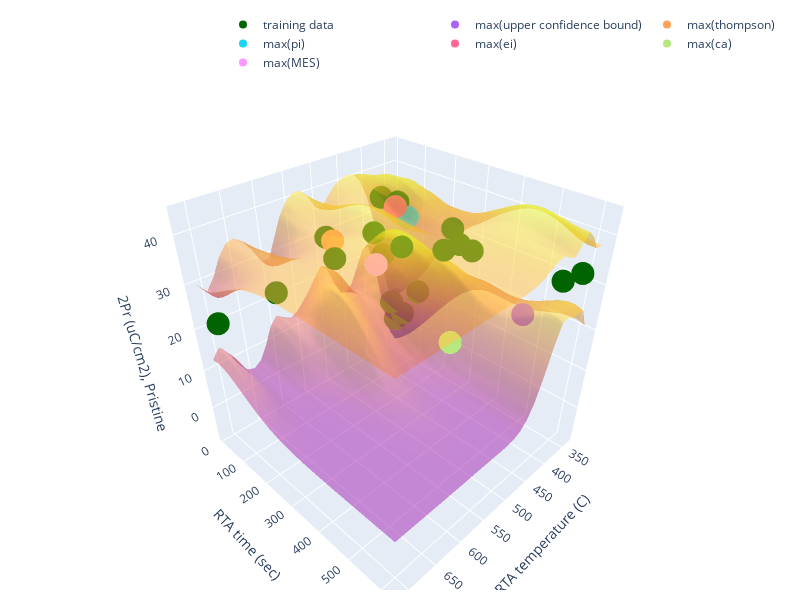

Notebook cell for this chart:
### Code cell
pred_var = obs.variance.view(n, n).detach().numpy().T
lower, upper = obs.confidence_region()
upper_surf = upper.detach().numpy().reshape(30,30).T
lower_surf = lower.detach().numpy().reshape(30,30).T

ucb = np.unravel_index(upper_surf.argmax(), upper_surf.shape)
max_var = np.unravel_index(pred_var.argmax(), pred_var.shape)
ei = np.unravel_index(EI_acq_shape.argmax(), EI_acq_shape.shape)
pi = np.unravel_index(PI_acq_shape.argmax(), PI_acq_shape.shape)

# plot?...
import plotly.graph_objects as go
fig = go.Figure(data=[go.Surface(z = upper_surf, x=test_grid[:,0], y=test_grid[:,1], opacity=0.5, showscale=False)])
fig.add_trace(go.Surface(z = lower_surf, x=test_grid[:,0], y=test_grid[:,1], opacity=0.5, showscale=False))
fig.add_trace(go.Scatter3d(x=train_x[:,0].numpy(), y=train_x[:,1].numpy(), 
                            z=train_y.numpy(), mode='markers', name='training data', marker={'color':'darkgreen'}))

fig.add_trace(go.Scatter3d(x=test_grid[ucb[1], 0].numpy(), y=test_grid[ucb[0], 1].numpy(), 
                            z=[pred_labels[ucb[0], ucb[1]]], mode='markers', name='max(upper confidence bound)')) 
fig.add_trace(go.Scatter3d(x=test_grid[th[1], 0].numpy(), y=test_grid[th[0],1].numpy(), 
                            z=[pred_labels[th[0], th[1]].detach().numpy()], mode='markers', name='max(thompson)')) 
fig.add_trace(go.Scatter3d(x=test_grid[pi[1], 0].numpy(), y=test_grid[pi[0], 1].numpy(), z=[pred_labels[pi[0], pi[1]]], mode='markers', name='max(pi)'))

fig.add_trace(go.Scatter3d(x=test_grid[ei[1], 0].numpy(), y=test_grid[ei[0], 1].numpy(), z=[pred_labels[ei
[0], ei[1]]], mode='markers', name='max(ei)'))

fig.add_trace(go.Scatter3d(x=test_grid[ca[1], 0].numpy(), y=test_grid[ca[0], 1].numpy(), z=[pred_labels[ca[0], ca[1]]], mode='markers', name='max(ca)'))


fig.update_layout( width=800, height=600,
                  margin=dict(r=20, l=10, b=10, t=10),
                  legend=dict(orientation="h", yanchor="bottom", y=1.02, xanchor="right",x=1),
                  scene=dict(
                    xaxis_title="RTA temperature (C)",
                    yaxis_title="RTA time (sec)",
                    zaxis_title='2Pr (uC/cm2), Pristine')
                  )
fig.show()

### Figure 1 — Plotly figure (JSON) as saved in the notebook; plotly's stock layout.template omitted (floating-point values rounded to 4 significant figures; data arrays with more than 128 entries replaced by an {"elided": "..."} marker saying what was removed)
{"data": [{"opacity": 0.5, "showscale": false, "type": "surface", "x": [337.5, 350.4, 363.4, 376.3, 389.2, 402.2, 415.1, 428.0, 440.9, 453.9, 466.8, 479.7, 492.7, 505.6, 518.5, 531.5, 544.4, 557.3, 570.3, 583.2, 596.1, 609.1, 622.0, 634.9, 647.8, 660.8, 673.7, 686.6, 699.6, 712.5], "y": [9.643, 30.7, 51.76, 72.82, 93.88, 114.9, 136.0, 157.1, 178.1, 199.2, 220.2, 241.3, 262.4, 283.4, 304.5, 325.5, 346.6, 367.6, 388.7, 409.8, 430.8, 451.9, 472.9, 494.0, 515.1, 536.1, 557.2, 578.2, 599.3, 620.4], "z": {"elided": "30x30 float values"}}, {"opacity": 0.5, "showscale": false, "type": "surface", "x": [337.5, 350.4, 363.4, 376.3, 389.2, 402.2, 415.1, 428.0, 440.9, 453.9, 466.8, 479.7, 492.7, 505.6, 518.5, 531.5, 544.4, 557.3, 570.3, 583.2, 596.1, 609.1, 622.0, 634.9, 647.8, 660.8, 673.7, 686.6, 699.6, 712.5], "y": [9.643, 30.7, 51.76, 72.82, 93.88, 114.9, 136.0, 157.1, 178.1, 199.2, 220.2, 241.3, 262.4, 283.4, 304.5, 325.5, 346.6, 367.6, 388.7, 409.8, 430.8, 451.9, 472.9, 494.0, 515.1, 536.1, 557.2, 578.2, 599.3, 620.4], "z": {"elided": "30x30 float values"}}, {"marker": {"color": "darkgreen"}, "mode": "markers", "name": "training data", "type": "scatter3d", "x": [350, 350, 350, 350, 350, 360, 380, 400, 400, 400, 400, 400, 500, 600, 700, 389.2, 544.4, 440.9, 402.2], "y": [30, 60, 120, 300, 600, 30, 30, 30, 60, 120, 300, 600, 30, 30, 30, 309.6, 150, 199.9, 279.7], "z": [0.311, 3.051, 11.49, 27.85, 32.44, 5.915, 20.17, 26.67, 35.82, 36.27, 35.19, 33.62, 30.26, 22.56, 21.47, 31.51, 31.27, 30.21, 29.98]}, {"mode": "markers", "name": "max(upper confidence bound)", "type": "scatter3d", "x": [376.3], "y": [494.0], "z": [21.11]}, {"mode": "markers", "name": "max(thompson)", "type": "scatter3d", "x": [518.5], "y": [93.88], "z": [32.15]}, {"mode": "markers", "name": "max(pi)", "type": "scatter3d", "x": [402.2], "y": [157.1], "z": [33.9]}, {"mode": "markers", "name": "max(ei)", "type": "scatter3d", "x": [415.1], "y": [136.0], "z": [36.27]}, {"mode": "markers", "name": "max(ca)", "type": "scatter3d", "x": [505.6], "y": [451.9], "z": [21.55]}, {"mode": "markers", "name": "max(MES)", "type": "scatter3d", "x": [503.3], "y": [217.2], "z": [30]}], "layout": {"height": 600, "legend": {"orientation": "h", "x": 1, "xanchor": "right", "y": 1.02, "yanchor": "bottom"}, "margin": {"b": 10, "l": 10, "r": 20, "t": 10}, "scene": {"xaxis": {"title": {"text": "RTA temperature (C)"}}, "yaxis": {"title": {"text": "RTA time (sec)"}}, "zaxis": {"title": {"text": "2Pr (uC/cm2), Pristine"}}}, "width": 800}}
